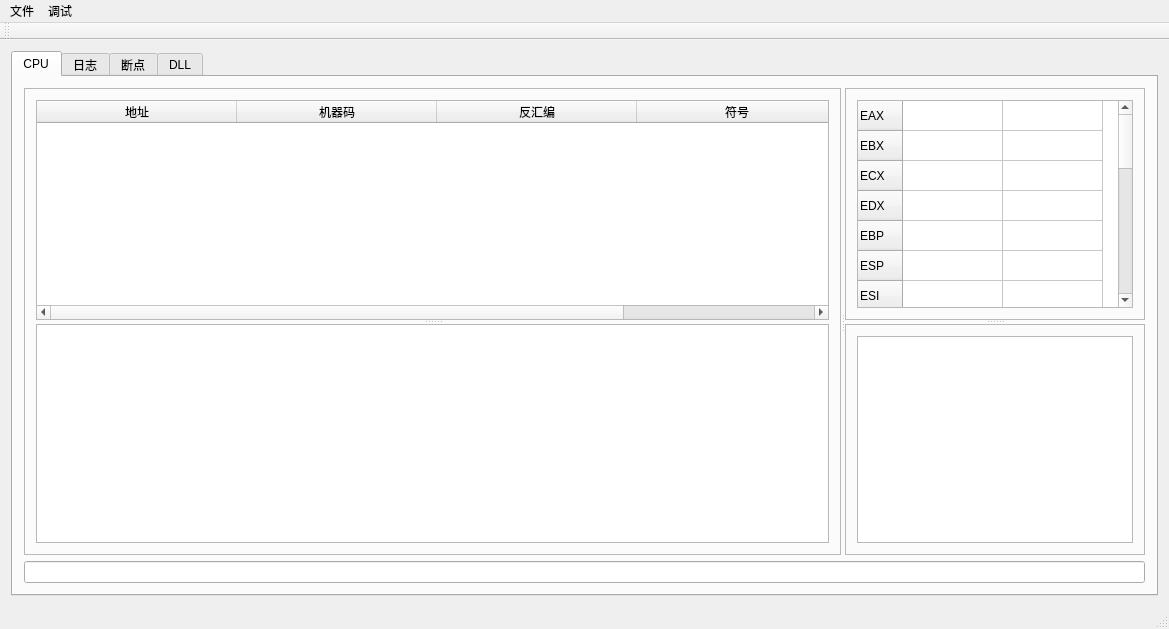
<?xml version="1.0" encoding="UTF-8"?>
<ui version="4.0">
 <class>MainWindow</class>
 <widget class="QMainWindow" name="MainWindow">
  <property name="geometry">
   <rect>
    <x>0</x>
    <y>0</y>
    <width>1169</width>
    <height>629</height>
   </rect>
  </property>
  <property name="windowTitle">
   <string>MainWindow</string>
  </property>
  <widget class="QWidget" name="centralWidget">
   <layout class="QGridLayout" name="gridLayout">
    <item row="0" column="2">
     <widget class="QTabWidget" name="tabWidget">
      <property name="currentIndex">
       <number>0</number>
      </property>
      <widget class="QWidget" name="tab">
       <attribute name="title">
        <string>CPU</string>
       </attribute>
       <layout class="QGridLayout" name="gridLayout_5">
        <item row="3" column="0">
         <widget class="QLineEdit" name="lineEdit_Cmd"/>
        </item>
        <item row="1" column="0">
         <layout class="QHBoxLayout" name="horizontalLayout">
          <item>
           <widget class="QSplitter" name="splitter_4">
            <property name="orientation">
             <enum>Qt::Horizontal</enum>
            </property>
            <widget class="QFrame" name="frame">
             <property name="frameShape">
              <enum>QFrame::StyledPanel</enum>
             </property>
             <property name="frameShadow">
              <enum>QFrame::Raised</enum>
             </property>
             <layout class="QGridLayout" name="gridLayout_2">
              <item row="0" column="0">
               <widget class="QSplitter" name="splitter">
                <property name="orientation">
                 <enum>Qt::Vertical</enum>
                </property>
                <widget class="QTableWidget" name="tableWidget_Disassembly">
                 <attribute name="horizontalHeaderCascadingSectionResizes">
                  <bool>false</bool>
                 </attribute>
                 <attribute name="horizontalHeaderDefaultSectionSize">
                  <number>200</number>
                 </attribute>
                 <column>
                  <property name="text">
                   <string>地址</string>
                  </property>
                 </column>
                 <column>
                  <property name="text">
                   <string>机器码</string>
                  </property>
                 </column>
                 <column>
                  <property name="text">
                   <string>反汇编</string>
                  </property>
                 </column>
                 <column>
                  <property name="text">
                   <string>符号</string>
                  </property>
                 </column>
                </widget>
                <widget class="QTableWidget" name="tableWidget_Memory">
                 <property name="showGrid">
                  <bool>true</bool>
                 </property>
                 <property name="columnCount">
                  <number>2</number>
                 </property>
                 <attribute name="horizontalHeaderVisible">
                  <bool>false</bool>
                 </attribute>
                 <attribute name="horizontalHeaderCascadingSectionResizes">
                  <bool>false</bool>
                 </attribute>
                 <attribute name="horizontalHeaderDefaultSectionSize">
                  <number>300</number>
                 </attribute>
                 <column/>
                 <column/>
                </widget>
               </widget>
              </item>
             </layout>
            </widget>
            <widget class="QSplitter" name="splitter_3">
             <property name="orientation">
              <enum>Qt::Vertical</enum>
             </property>
             <widget class="QFrame" name="frame_2">
              <property name="maximumSize">
               <size>
                <width>300</width>
                <height>16777215</height>
               </size>
              </property>
              <property name="frameShape">
               <enum>QFrame::StyledPanel</enum>
              </property>
              <property name="frameShadow">
               <enum>QFrame::Raised</enum>
              </property>
              <layout class="QGridLayout" name="gridLayout_4">
               <item row="0" column="0">
                <widget class="QSplitter" name="splitter_2">
                 <property name="orientation">
                  <enum>Qt::Vertical</enum>
                 </property>
                 <widget class="QTableWidget" name="tableWidget_Register">
                  <property name="maximumSize">
                   <size>
                    <width>596</width>
                    <height>16777215</height>
                   </size>
                  </property>
                  <property name="columnCount">
                   <number>2</number>
                  </property>
                  <attribute name="horizontalHeaderVisible">
                   <bool>false</bool>
                  </attribute>
                  <row>
                   <property name="text">
                    <string>EAX</string>
                   </property>
                  </row>
                  <row>
                   <property name="text">
                    <string>EBX</string>
                   </property>
                  </row>
                  <row>
                   <property name="text">
                    <string>ECX</string>
                   </property>
                  </row>
                  <row>
                   <property name="text">
                    <string>EDX</string>
                   </property>
                  </row>
                  <row>
                   <property name="text">
                    <string>EBP</string>
                   </property>
                  </row>
                  <row>
                   <property name="text">
                    <string>ESP</string>
                   </property>
                  </row>
                  <row>
                   <property name="text">
                    <string>ESI</string>
                   </property>
                  </row>
                  <row>
                   <property name="text">
                    <string>EDI</string>
                   </property>
                  </row>
                  <row>
                   <property name="text">
                    <string>EIP</string>
                   </property>
                  </row>
                  <row>
                   <property name="text">
                    <string>EFLAG</string>
                   </property>
                  </row>
                  <row>
                   <property name="text">
                    <string/>
                   </property>
                  </row>
                  <row>
                   <property name="text">
                    <string>ZF</string>
                   </property>
                  </row>
                  <row>
                   <property name="text">
                    <string>PF</string>
                   </property>
                  </row>
                  <row>
                   <property name="text">
                    <string>AF</string>
                   </property>
                  </row>
                  <row>
                   <property name="text">
                    <string>OF</string>
                   </property>
                  </row>
                  <row>
                   <property name="text">
                    <string>SF</string>
                   </property>
                  </row>
                  <row>
                   <property name="text">
                    <string>DF</string>
                   </property>
                  </row>
                  <row>
                   <property name="text">
                    <string>CF</string>
                   </property>
                  </row>
                  <row>
                   <property name="text">
                    <string>TF</string>
                   </property>
                  </row>
                  <row>
                   <property name="text">
                    <string>IF</string>
                   </property>
                  </row>
                  <column/>
                  <column/>
                 </widget>
                </widget>
               </item>
              </layout>
             </widget>
             <widget class="QFrame" name="frame_3">
              <property name="frameShape">
               <enum>QFrame::StyledPanel</enum>
              </property>
              <property name="frameShadow">
               <enum>QFrame::Raised</enum>
              </property>
              <layout class="QGridLayout" name="gridLayout_3">
               <item row="0" column="0">
                <widget class="QTableWidget" name="tableWidget_Stack"/>
               </item>
              </layout>
             </widget>
            </widget>
           </widget>
          </item>
         </layout>
        </item>
       </layout>
      </widget>
      <widget class="QWidget" name="tab_3">
       <attribute name="title">
        <string>日志</string>
       </attribute>
      </widget>
      <widget class="QWidget" name="tab_2">
       <attribute name="title">
        <string>断点</string>
       </attribute>
       <layout class="QGridLayout" name="gridLayout_6">
        <item row="0" column="0">
         <widget class="QTableWidget" name="tableWidget_BpTable">
          <property name="rowCount">
           <number>0</number>
          </property>
          <property name="columnCount">
           <number>3</number>
          </property>
          <attribute name="horizontalHeaderCascadingSectionResizes">
           <bool>true</bool>
          </attribute>
          <attribute name="horizontalHeaderDefaultSectionSize">
           <number>200</number>
          </attribute>
          <column>
           <property name="text">
            <string>类型</string>
           </property>
          </column>
          <column>
           <property name="text">
            <string>地址</string>
           </property>
          </column>
          <column>
           <property name="text">
            <string>长度</string>
           </property>
          </column>
         </widget>
        </item>
       </layout>
      </widget>
      <widget class="QWidget" name="tab_4">
       <attribute name="title">
        <string>DLL</string>
       </attribute>
       <layout class="QGridLayout" name="gridLayout_7">
        <item row="0" column="1">
         <widget class="QTableWidget" name="tableWidget_FUC">
          <attribute name="horizontalHeaderDefaultSectionSize">
           <number>200</number>
          </attribute>
          <column>
           <property name="text">
            <string>函数名称</string>
           </property>
          </column>
          <column>
           <property name="text">
            <string>地址</string>
           </property>
          </column>
         </widget>
        </item>
        <item row="0" column="0">
         <widget class="QTableWidget" name="tableWidget_DLL">
          <property name="columnCount">
           <number>2</number>
          </property>
          <attribute name="horizontalHeaderDefaultSectionSize">
           <number>200</number>
          </attribute>
          <column>
           <property name="text">
            <string>DLL名称</string>
           </property>
          </column>
          <column>
           <property name="text">
            <string>地址</string>
           </property>
          </column>
         </widget>
        </item>
       </layout>
      </widget>
     </widget>
    </item>
   </layout>
  </widget>
  <widget class="QMenuBar" name="menuBar">
   <property name="geometry">
    <rect>
     <x>0</x>
     <y>0</y>
     <width>1169</width>
     <height>22</height>
    </rect>
   </property>
   <widget class="QMenu" name="menu">
    <property name="title">
     <string>文件</string>
    </property>
    <addaction name="separator"/>
    <addaction name="actionOpen"/>
    <addaction name="action_2"/>
   </widget>
   <widget class="QMenu" name="menu_2">
    <property name="title">
     <string>调试</string>
    </property>
    <addaction name="action_3"/>
    <addaction name="action_4"/>
   </widget>
   <addaction name="menu"/>
   <addaction name="menu_2"/>
  </widget>
  <widget class="QToolBar" name="mainToolBar">
   <attribute name="toolBarArea">
    <enum>TopToolBarArea</enum>
   </attribute>
   <attribute name="toolBarBreak">
    <bool>false</bool>
   </attribute>
  </widget>
  <widget class="QStatusBar" name="statusBar"/>
  <action name="actionOpen">
   <property name="text">
    <string>打开</string>
   </property>
  </action>
  <action name="action_2">
   <property name="text">
    <string>附加</string>
   </property>
  </action>
  <action name="action_3">
   <property name="text">
    <string>步进</string>
   </property>
  </action>
  <action name="action_4">
   <property name="text">
    <string>步过</string>
   </property>
  </action>
 </widget>
 <layoutdefault spacing="6" margin="11"/>
 <resources/>
 <connections/>
</ui>
